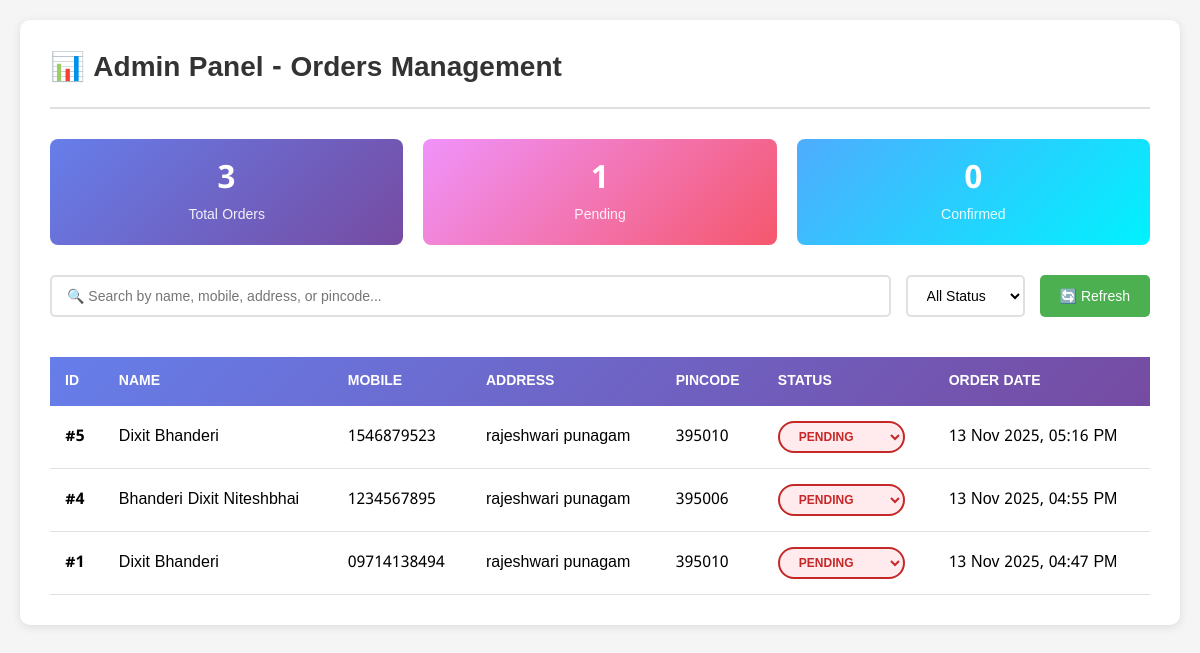
Before: /admin-panel/ with the older database file.
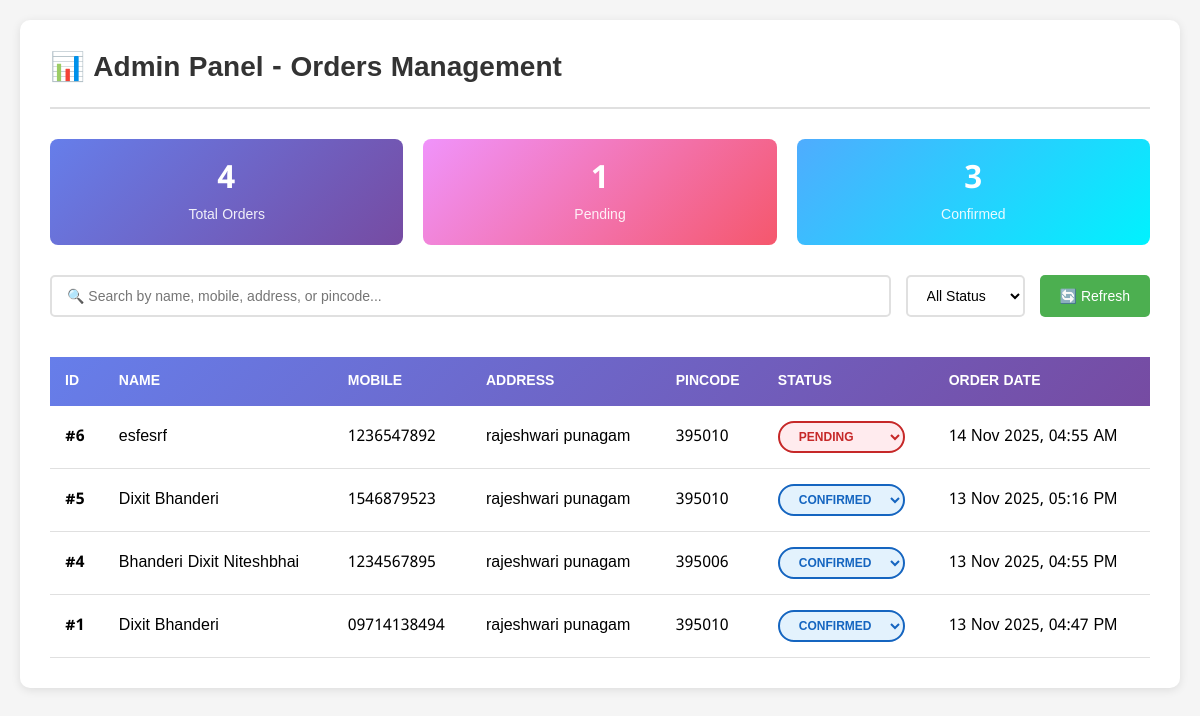
After: the same page with the newer database file.
### main/models.py (models this page shows, shortened)
class Order(models.Model):
    name = models.CharField(max_length=200, verbose_name="નામ")
    mobile = models.CharField(max_length=15, verbose_name="મોબાઇલ નંબર")
    address = models.TextField(verbose_name="સરનામું")
    pincode = models.CharField(max_length=10, verbose_name="પિનકોડ")
    created_at = models.DateTimeField(default=timezone.now, verbose_name="ઓર્ડર તારીખ")
    status = models.CharField(
        max_length=20,
        choices=[
            ('pending', 'Pending'),
            ('confirmed', 'Confirmed'),
        ],
        default='pending',
        verbose_name="સ્થિતિ"
    )
    class Meta:
        verbose_name = "ઓર્ડર"
        verbose_name_plural = "ઓર્ડર્સ"
        ordering = ['-created_at']

### main/views.py (the view)
# urls.py: path("admin-panel/", views.admin_panel, name="admin_panel"),
def admin_panel(request):
    orders = Order.objects.all().order_by('-created_at')
    total_orders = orders.count()
    status_counts = {
        'pending': Order.objects.filter(status='pending').count(),
        'confirmed': Order.objects.filter(status='confirmed').count(),
    }
    status_update_choices = [
        ('pending', 'Pending'),
        ('confirmed', 'Confirmed'),
    ]
    status_update_values = [value for value, _ in status_update_choices]
    context = {
        'orders': orders,
        'total_orders': total_orders,
        'status_counts': status_counts,
        'status_update_choices': status_update_choices,
        'status_update_values': status_update_values,
    }
    return render(request, "main/admin_panel.html", context)

### main/templates/main/admin_panel.html (shortened to what this page needs)
{% load static %}
<!DOCTYPE html>
<html lang="gu">
<head>
</head>
<body>
  <div class="container">
    <div class="header">
      <h1>📊 Admin Panel - Orders Management</h1>
    </div>
    <div class="stats">
      <div class="stat-card">
        <h3>{{ total_orders }}</h3>
        <p>Total Orders</p>
      </div>
      <div class="stat-card pending">
        <h3>{{ status_counts.pending }}</h3>
        <p>Pending</p>
      </div>
      <div class="stat-card confirmed">
        <h3>{{ status_counts.confirmed }}</h3>
        <p>Confirmed</p>
      </div>
    </div>
    <div class="search-filter">
      <input type="text" id="searchBox" class="search-box" placeholder="🔍 Search by name, mobile, address, or pincode...">
      <select id="statusFilter" class="filter-select">
        <option value="">All Status</option>
      </select>
      <button onclick="location.reload()" class="refresh-btn">🔄 Refresh</button>
    </div>
    <div class="table-container">
      {% if orders %}
      <table id="ordersTable">
        <thead>
          <tr>
            <th>ID</th>
            <th>Name</th>
            <th>Mobile</th>
            <th>Address</th>
            <th>Pincode</th>
            <th>Status</th>
            <th>Order Date</th>
          </tr>
        </thead>
        <tbody>
          {% for order in orders %}
          <tr>
            <td><strong>#{{ order.id }}</strong></td>
            <td>{{ order.name }}</td>
            <td>{{ order.mobile }}</td>
            <td>{{ order.address|truncatewords:10 }}</td>
            <td>{{ order.pincode }}</td>
            <td>
              <select
                class="status-select status-{{ order.status }}"
                data-order-id="{{ order.id }}"
                data-update-url="{% url 'update_order_status' order.id %}"
                data-previous-value="{{ order.status }}"
              >
                {% for value, label in status_update_choices %}
                  <option value="{{ value }}" {% if order.status == value %}selected{% endif %}>
                    {{ label }}
                  </option>
                {% endfor %}
              </select>
            </td>
            <td>{{ order.created_at|date:"d M Y, h:i A" }}</td>
          </tr>
          {% endfor %}
        </tbody>
      </table>
      {% else %}
      <div class="no-orders">
        <h2>No orders found</h2>
        <p>Orders will appear here once customers place them.</p>
      </div>
      {% endif %}
    </div>
  </div>
</body>
</html>

### main/templates/main/admin_panel.html (style rules this page uses)
* { margin: 0; padding: 0; box-sizing: border-box; }
body { font-family: "Noto Sans Gujarati", Arial, sans-serif; background: #f5f5f5; padding: 20px; }
.container { max-width: 1400px; margin: 0 auto; background: white; border-radius: 10px; box-shadow: 0 2px 10px rgba(0,0,0,0.1); padding: 30px; }
.header { display: flex; justify-content: space-between; align-items: center; margin-bottom: 30px; padding-bottom: 20px; border-bottom: 2px solid #e0e0e0; }
.header h1 { color: #333; font-size: 28px; }
.stats { display: grid; grid-template-columns: repeat(auto-fit, minmax(200px, 1fr)); gap: 20px; margin-bottom: 30px; }
.stat-card { background: linear-gradient(135deg, #667eea 0%, #764ba2 100%); color: white; padding: 20px; border-radius: 8px; text-align: center; }
.stat-card.pending { background: linear-gradient(135deg, #f093fb 0%, #f5576c 100%); }
.stat-card.confirmed { background: linear-gradient(135deg, #4facfe 0%, #00f2fe 100%); }
.stat-card h3 { font-size: 32px; margin-bottom: 5px; }
.stat-card p { font-size: 14px; opacity: 0.9; }
.table-container { overflow-x: auto; }
table { width: 100%; border-collapse: collapse; margin-top: 20px; }
thead { background: linear-gradient(135deg, #667eea 0%, #764ba2 100%); color: white; }
th { padding: 15px; text-align: left; font-weight: 600; font-size: 14px; text-transform: uppercase; user-select: none; -webkit-user-select: none; -moz-user-select: none; -ms-user-select: none; }
td { padding: 15px; border-bottom: 1px solid #e0e0e0; }
.status-pending { background: #ffebee; color: #c62828; }
.status-confirmed { background: #e3f2fd; color: #1565c0; }
.status-select { padding: 6px 15px; border-radius: 20px; border: 2px solid #e0e0e0; background: #ffffff; font-size: 12px; font-weight: 600; text-transform: uppercase; cursor: pointer; transition: all 0.2s ease-in-out; }
.status-select.status-pending { background: #ffebee; border-color: #c62828; color: #c62828; }
.status-select.status-confirmed { background: #e3f2fd; border-color: #1565c0; color: #1565c0; }
.search-filter { display: flex; gap: 15px; margin-bottom: 20px; flex-wrap: wrap; }
.search-box { flex: 1; min-width: 250px; padding: 10px 15px; border: 2px solid #e0e0e0; border-radius: 5px; font-size: 14px; }
.filter-select { padding: 10px 15px; border: 2px solid #e0e0e0; border-radius: 5px; font-size: 14px; background: white; }
.refresh-btn { background: #4caf50; color: white; padding: 10px 20px; border: none; border-radius: 5px; cursor: pointer; font-size: 14px; }

Changed rows visible on the page:
added Order: id "6", name "esfesrf", mobile "1236547892", address "rajeshwari punagam", pincode "395010", status+id "Pending", created_at "14 Nov 2025, 04:55 AM"
changed Order "13 Nov 2025, 05:16 PM": status+id "Pending" → "Confirmed"
changed Order "Bhanderi Dixit Niteshbhai": status+id "Pending" → "Confirmed"
changed Order "13 Nov 2025, 04:47 PM": status+id "Pending" → "Confirmed"
Other visible differences:
{{ total_orders }}: "3" → "4"
{{ status_counts.confirmed }}: "0" → "3"
